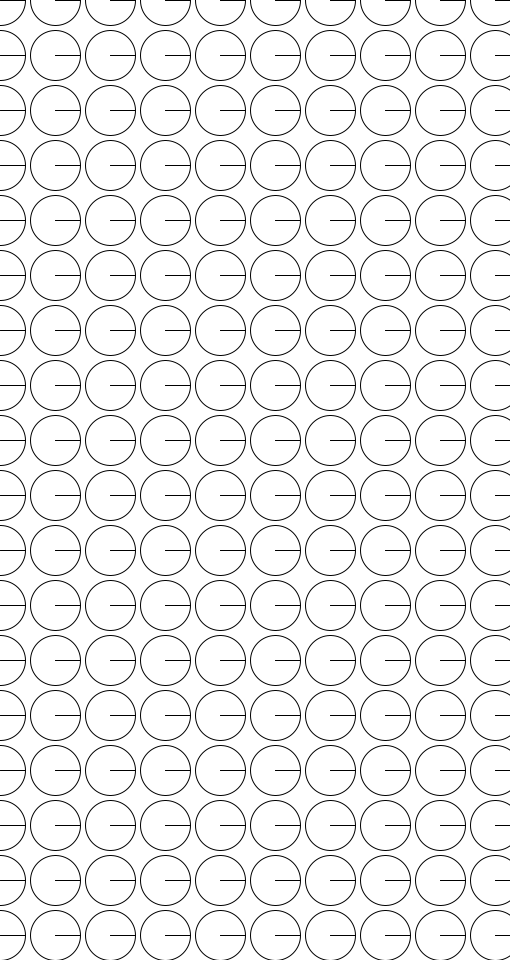
Frame 1 (no input)
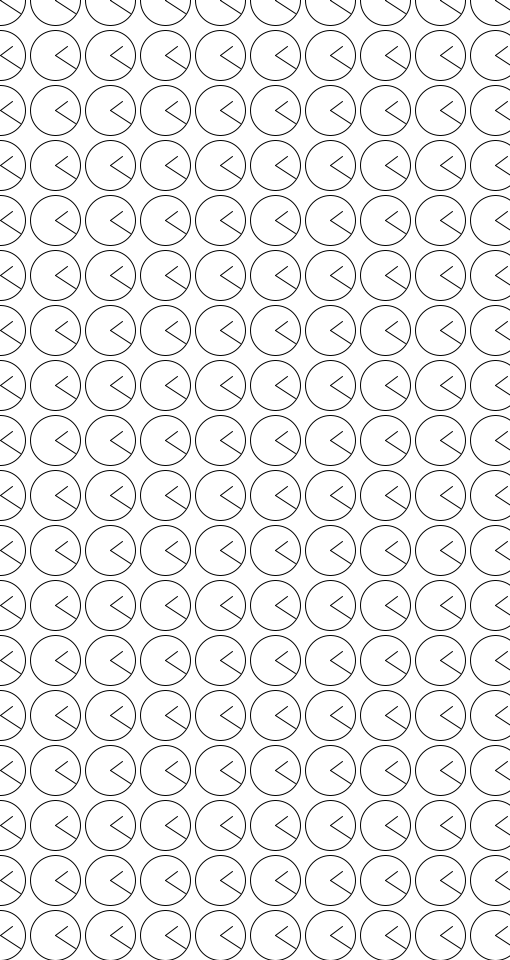
Frame 60 (the mouse pressed at the canvas centre just before this capture)
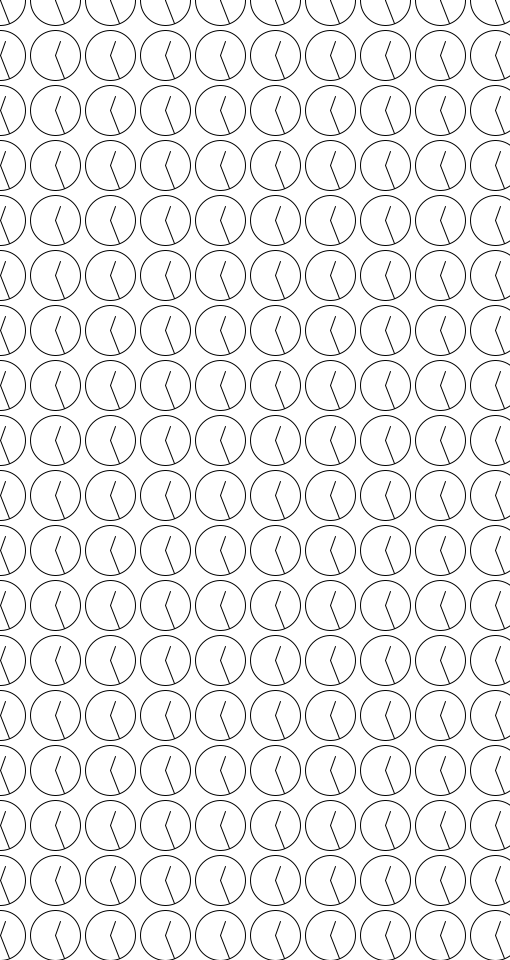
Frame 120 (the mouse held since frame 60 and released just before this capture)

The Processing sketch that drew these frames (run headless with seeded random() and noise(); from frame 60 on, the mouse is pressed at the canvas centre):

// Processing sketch: sketch_250805_00
// ── sketch_250805_00.pde
//void setup() {
//  size(480, 300);
//  colorMode(HSB, 360, 100, 100);
//  background(0);
//  noStroke();
//  noLoop();
//}

//void draw() {
//  for (int x = 0; x <= width; x += 120) {
//    for (int y = 0; y <= height; y += 100) {
//      int H = (int)random(360);
//      ball(x, y, 90, H);
//    }
//  }
//}

//void ball(int x, int y, int D, int H) {
//  for (int d = D; d > 0; d--) {
//    float B = map(d, 0, D, 0, 100);
//    fill(H, 100, B);
//    ellipse(x, y, d, d);
//  }
//}

// ── sketch_250805_01.pde
//角度初期化
float angle = 0;

void setup() {
  size(510, 960);
}

void draw() {
  background(255);
  noFill();

  //円単位の半径
  float r = 50;

  for (int x = 0; x <= width; x += 55) {
    for (int y = 0; y <= height; y += 55) {
      ellipse(x, y, r, r);
    }
  }

  for (int x = 0; x <= width; x += 55) {
    for (int y = 0; y <= height; y += 55) {
      //円中心座標
      float centerX = x;
      float centerY = y;

      //三角関数を使って、円周上の点の座標を計算
      float cosx = centerX + (r / 2) * cos(angle);
      float siny = centerY + (r / 2) * sin(angle);
      float cosx2 = centerX + (r / 2 - 10) * cos(-angle);
      float siny2 = centerY + (r / 2 - 10) * sin(-angle);

      //円の中心点と回転する円の中心点を結ぶ
      line(centerX, centerY, cosx, siny);
      line(centerX, centerY, cosx2, siny2);
    }
  }

  //角度を少しずつ増やす
  angle += 0.01;
}
